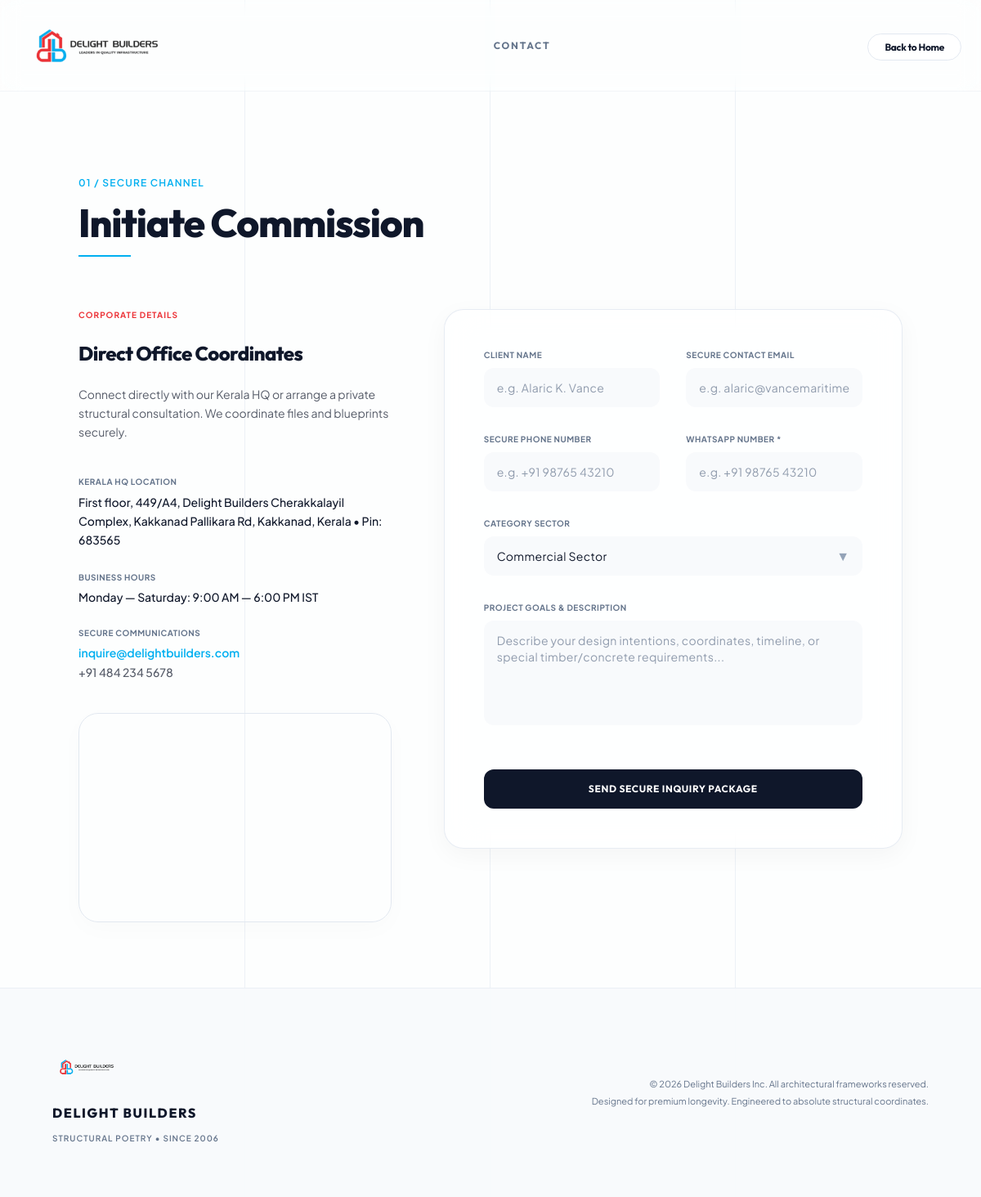
The app's page /contact.php, older data.
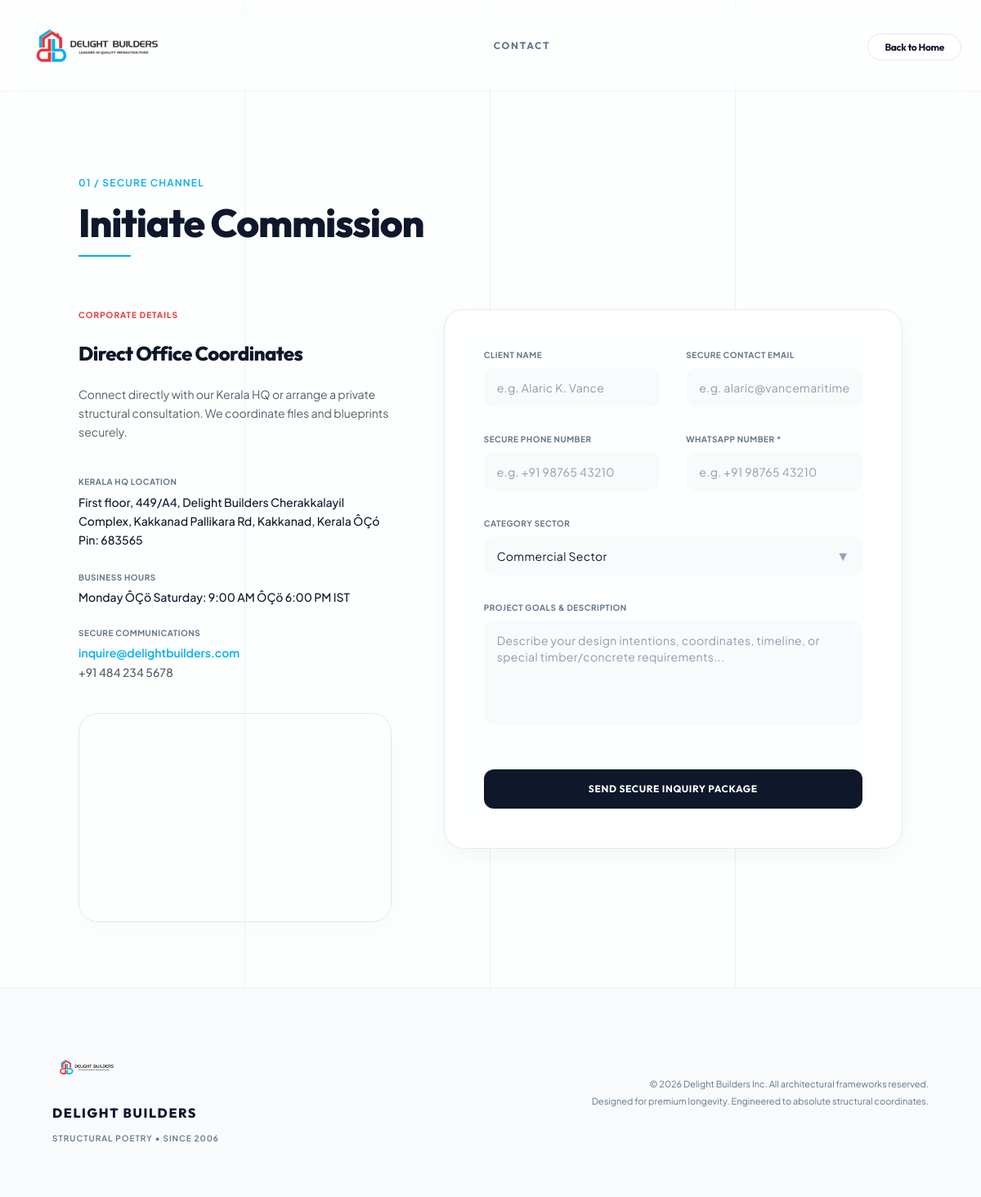
The same page, newer data.
### tables this page shows
CREATE TABLE `settings` (
  `key_name` varchar(50) NOT NULL,
  `value` text DEFAULT NULL,
  PRIMARY KEY (`key_name`)
);

### admin/db_connection.php (called while the page is built, shortened)
<?php
$host = 'localhost';
$db_user = 'root';
$db_pass = 'root';
$db_name = 'delight_db';
try {
    $pdo = new PDO("mysql:host=$host;charset=utf8mb4", $db_user, $db_pass, [
        PDO::ATTR_ERRMODE => PDO::ERRMODE_EXCEPTION,
        PDO::ATTR_DEFAULT_FETCH_MODE => PDO::FETCH_ASSOC,
        PDO::ATTR_EMULATE_PREPARES => false
    ]);
    $pdo->exec("CREATE DATABASE IF NOT EXISTS `$db_name` CHARACTER SET utf8mb4 COLLATE utf8mb4_unicode_ci");
    $pdo = new PDO("mysql:host=$host;dbname=$db_name;charset=utf8mb4", $db_user, $db_pass, [
        PDO::ATTR_ERRMODE => PDO::ERRMODE_EXCEPTION,
        PDO::ATTR_DEFAULT_FETCH_MODE => PDO::FETCH_ASSOC,
        PDO::ATTR_EMULATE_PREPARES => false
    ]);
} catch (PDOException $e) {
    die("Database Connection Error: " . $e->getMessage());
}
try {
    $pdo->exec("CREATE TABLE IF NOT EXISTS admin_users (
        id INT AUTO_INCREMENT PRIMARY KEY,
        username VARCHAR(50) UNIQUE NOT NULL,
        password VARCHAR(255) NOT NULL,
        email VARCHAR(100),
        full_name VARCHAR(100),
        created_at TIMESTAMP DEFAULT CURRENT_TIMESTAMP
    ) ENGINE=InnoDB;");
    $pdo->exec("CREATE TABLE IF NOT EXISTS settings (
        key_name VARCHAR(50) PRIMARY KEY,
        value TEXT
    ) ENGINE=InnoDB;");
    $pdo->exec("CREATE TABLE IF NOT EXISTS portfolio (
        id INT AUTO_INCREMENT PRIMARY KEY,
        title VARCHAR(100) NOT NULL,
        category VARCHAR(50) NOT NULL,
        description TEXT,
        image VARCHAR(255) NOT NULL,
        stage VARCHAR(100) DEFAULT NULL,
        materiality VARCHAR(100) DEFAULT NULL,
        created_at TIMESTAMP DEFAULT CURRENT_TIMESTAMP
    ) ENGINE=InnoDB;");
    $pdo->exec("CREATE TABLE IF NOT EXISTS portfolio_gallery (
        id INT AUTO_INCREMENT PRIMARY KEY,
        portfolio_id INT NOT NULL,
        src VARCHAR(255) NOT NULL,
        title VARCHAR(100),
        desc_text TEXT,
        created_at TIMESTAMP DEFAULT CURRENT_TIMESTAMP,
        FOREIGN KEY (portfolio_id) REFERENCES portfolio(id) ON DELETE CASCADE
    ) ENGINE=InnoDB;");
    try {
        $pdo->exec("ALTER TABLE portfolio ADD COLUMN stage VARCHAR(100) DEFAULT NULL");
    } catch (PDOException $e) {}
    try {
        $pdo->exec("ALTER TABLE portfolio ADD COLUMN materiality VARCHAR(100) DEFAULT NULL");
    } catch (PDOException $e) {}
    try {
        $pdo->exec("ALTER TABLE portfolio_gallery ADD COLUMN stage VARCHAR(100) DEFAULT NULL");
    } catch (PDOException $e) {}
    try {
        $pdo->exec("ALTER TABLE portfolio_gallery ADD COLUMN materiality VARCHAR(100) DEFAULT NULL");
    } catch (PDOException $e) {}
    try {
        $pdo->exec("ALTER TABLE portfolio_gallery ADD COLUMN show_in_gallery TINYINT(1) DEFAULT 1");
    } catch (PDOException $e) {}
    try {
        $pdo->exec("UPDATE portfolio SET stage = 'Construction' WHERE stage IS NULL OR stage = ''");
        $pdo->exec("UPDATE portfolio SET materiality = 'Premium Curated' WHERE materiality IS NULL OR materiality = ''");
        $pdo->exec("UPDATE portfolio_gallery SET stage = 'Consultation' WHERE stage IS NULL AND (title LIKE '%Exterior%' OR title LIKE '%Facade%' OR title LIKE '%Canopy%')");
        $pdo->exec("UPDATE portfolio_gallery SET stage = 'Design & Planning' WHERE stage IS NULL AND (title LIKE '%Foyer%' OR title LIKE '%Exoskeleton%' OR title LIKE '%Arches%' OR title LIKE '%Node%')");
        $pdo->exec("UPDATE portfolio_gallery SET stage = 'Handover' WHERE stage IS NULL AND (title LIKE '%Firepit%' OR title LIKE '%Night%' OR title LIKE '%Lounge%' OR title LIKE '%Water%')");
        $pdo->exec("UPDATE portfolio_gallery SET stage = 'Construction' WHERE stage IS NULL");
        $pdo->exec("UPDATE portfolio_gallery SET materiality = 'Premium Curated' WHERE materiality IS NULL OR materiality = ''");
    } catch (PDOException $e) {}
    $pdo->exec("CREATE TABLE IF NOT EXISTS stats (
        id INT AUTO_INCREMENT PRIMARY KEY,
        number VARCHAR(20) NOT NULL,
        label VARCHAR(100) NOT NULL,
        icon VARCHAR(50) NOT NULL,
        sort_order INT DEFAULT 0
    ) ENGINE=InnoDB;");
    $pdo->exec("CREATE TABLE IF NOT EXISTS pillars (
        id INT AUTO_INCREMENT PRIMARY KEY,
        title VARCHAR(100) NOT NULL,
        icon VARCHAR(50) NOT NULL,
        description TEXT NOT NULL,
        sort_order INT DEFAULT 0
    ) ENGINE=InnoDB;");
    $pdo->exec("CREATE TABLE IF NOT EXISTS milestones (
        id INT AUTO_INCREMENT PRIMARY KEY,
        year VARCHAR(20) NOT NULL,
        title VARCHAR(100) NOT NULL,
        description TEXT NOT NULL,
        sort_order INT DEFAULT 0
    ) ENGINE=InnoDB;");
    $pdo->exec("CREATE TABLE IF NOT EXISTS team_members (
        id INT AUTO_INCREMENT PRIMARY KEY,
        name VARCHAR(100) NOT NULL,
        role VARCHAR(100) NOT NULL,
        avatar_text VARCHAR(10) NOT NULL,
        description TEXT NOT NULL,
        sort_order INT DEFAULT 0,
        image VARCHAR(255) DEFAULT NULL,
        parent_id INT DEFAULT NULL
    ) ENGINE=InnoDB;");
    try {
        $pdo->exec("ALTER TABLE team_members ADD COLUMN image VARCHAR(255) DEFAULT NULL");
    } catch (PDOException $e) {}
    try {
        $pdo->exec("ALTER TABLE team_members ADD COLUMN parent_id INT DEFAULT NULL");
    } catch (PDOException $e) {}
    $pdo->exec("CREATE TABLE IF NOT EXISTS inquiries (
        id INT AUTO_INCREMENT PRIMARY KEY,
        name VARCHAR(100) NOT NULL,
        email VARCHAR(100) NOT NULL,
        phone VARCHAR(30),
        whatsapp VARCHAR(30) DEFAULT NULL,
        category VARCHAR(50),
        message TEXT NOT NULL,
        status VARCHAR(20) DEFAULT 'unread',
        created_at TIMESTAMP DEFAULT CURRENT_TIMESTAMP
    ) ENGINE=InnoDB;");
    try {
        $pdo->exec("ALTER TABLE inquiries ADD COLUMN whatsapp VARCHAR(30) DEFAULT NULL");
    } catch (PDOException $e) {}
    $pdo->exec("CREATE TABLE IF NOT EXISTS portfolio_categories (
        id INT AUTO_INCREMENT PRIMARY KEY,
        name VARCHAR(50) UNIQUE NOT NULL,
        created_at TIMESTAMP DEFAULT CURRENT_TIMESTAMP
    ) ENGINE=InnoDB;");
    $pdo->exec("CREATE TABLE IF NOT EXISTS testimonials (
        id INT AUTO_INCREMENT PRIMARY KEY,
        client_name VARCHAR(100) NOT NULL,
        client_designation VARCHAR(150) NOT NULL,
        project_name VARCHAR(100) NOT NULL,
        quote TEXT NOT NULL,
        color VARCHAR(20) DEFAULT 'blue',
        sort_order INT DEFAULT 0,
        created_at TIMESTAMP DEFAULT CURRENT_TIMESTAMP
    ) ENGINE=InnoDB;");
} catch (PDOException $e) {
    die("Database Migration Error: " . $e->getMessage());
}
function get_setting($key, $default = '') {
    global $pdo;
    try {
        $stmt = $pdo->prepare("SELECT value FROM settings WHERE key_name = ?");
        $stmt->execute([$key]);
        $row = $stmt->fetch();
        return $row ? $row['value'] : $default;
    } catch (PDOException $e) {
        return $default;
    }
}

### contact.php (the view, shortened to what the changed rows need)
<?php
require_once 'admin/db_connection.php';
?>
<!DOCTYPE html>
<html lang="en" class="scroll-smooth bg-[#f8fafc]">
<head>
    <script src="https://cdn.tailwindcss.com"></script>
    <link rel="stylesheet" href="asset/css/style.css?v=<?php echo filemtime('asset/css/style.css'); ?>">
</head>
<body
    class="font-sans text-[#0f172a]/85 relative overflow-x-hidden min-h-screen selection:bg-[#00aff0]/10 selection:text-[#00aff0]">
    <div class="relative z-10 flex flex-col min-h-screen justify-between pt-28">
        <main class="flex-grow py-20 px-6 md:px-16 lg:px-24">
            <div class="max-w-7xl mx-auto mt-6">
                <div class="text-center md:text-left space-y-4 mb-16">
                    <h1 class="font-display text-4xl md:text-5xl text-[#0f172a] font-extrabold tracking-tight">
                        Initiate Commission
                    </h1>
                </div>
                <div class="grid grid-cols-1 lg:grid-cols-12 gap-12 lg:gap-16 items-start">
                    <div class="lg:col-span-5 space-y-10">
                        <div class="space-y-6">
                            <h2
                                class="font-display text-2xl text-[#0f172a] font-extrabold tracking-tight leading-tight">
                                Direct Office Coordinates
                            </h2>
                        </div>
                        <div class="space-y-6 text-sm">
                            <div class="space-y-1">
                                <div class="text-[10px] tracking-wider uppercase text-[#64748b] font-bold">KERALA HQ
                                    LOCATION</div>
                                <p class="text-[#0f172a] font-medium leading-relaxed">
                                    <?php echo nl2br(htmlspecialchars(get_setting('office_address', "First floor, 449/A4, Delight Builders Cherakkalayil Complex,\nKakkanad Pallikara Rd, Kakkanad, Kerala • Pin: 683565"))); ?>
                                </p>
                            </div>
                            <div class="space-y-1">
                                <div class="text-[10px] tracking-wider uppercase text-[#64748b] font-bold">BUSINESS
                                    HOURS</div>
                                <p class="text-[#0f172a] font-medium"><?php echo htmlspecialchars(get_setting('business_hours', 'Monday — Saturday: 9:00 AM — 6:00 PM IST')); ?></p>
                            </div>
                        </div>
                    </div>
                </div>
            </div>
        </main>
    </div>
</body>
</html>

Row changes from the older to the newer data that the page shows:
changed settings: value "First floor, 449/A4, Delight Builders Cherakkalayil Complex, Kakkanad Pallikara Rd, Kakkanad, Kerala • Pin: 683565" → "First floor, 449/A4, Delight Builders Cherakkalayil Complex, Kakkanad Pallikara Rd, Kakkanad, Kerala ÔÇó Pin: 683565"
changed settings: value "Monday — Saturday: 9:00 AM — 6:00 PM IST" → "Monday ÔÇö Saturday: 9:00 AM ÔÇö 6:00 PM IST"
